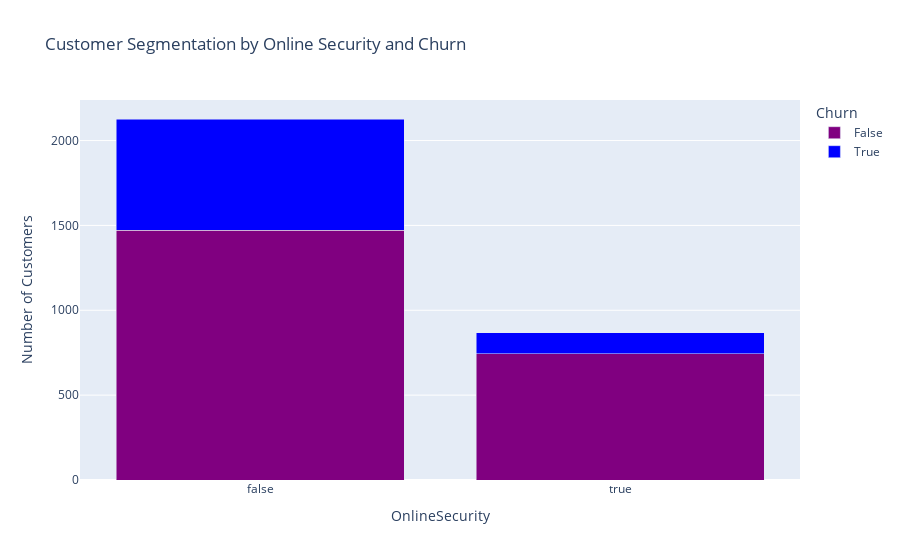

The notebook cell saved with this chart:
### Code cell
online_security_column = "OnlineSecurity"
churn_column = "Churn"

# Segment customers based on Online Security and Churn
online_security_segments = data_1.groupby([online_security_column, churn_column]).size().unstack(fill_value=0)

# Reset the index for Plotly express compatibility
online_security_segments = online_security_segments.reset_index()

# Rename the columns for better visualization
online_security_segments.columns = [online_security_column, 'False', 'True']

# Create an interactive bar chart using Plotly express
fig = px.bar(online_security_segments, x=online_security_column, y=['False', 'True'],
             title="Customer Segmentation by Online Security and Churn",
             labels={'value': 'Number of Customers', 'variable': 'Churn'},
             color_discrete_map={'False': 'purple', 'True': 'blue'},
             barmode='stack')

# Add annotations to the bars
for trace in fig.data:
    if trace.text is not None:
        for i, annotation in enumerate(trace.text):
            trace.text[i] = f'{annotation:.0f}'

# Show the plot
fig.show()

### Figure 1 — Plotly figure (JSON) as saved in the notebook; plotly's stock layout.template omitted (floating-point values rounded to 4 significant figures)
{"data": [{"alignmentgroup": "True", "hovertemplate": "Churn=False<br>OnlineSecurity=%{x}<br>Number of Customers=%{y}<extra></extra>", "legendgroup": "False", "marker": {"color": "purple", "pattern": {"shape": ""}}, "name": "False", "offsetgroup": "False", "orientation": "v", "showlegend": true, "textposition": "auto", "type": "bar", "x": [false, true], "xaxis": "x", "y": [1471, 744], "yaxis": "y"}, {"alignmentgroup": "True", "hovertemplate": "Churn=True<br>OnlineSecurity=%{x}<br>Number of Customers=%{y}<extra></extra>", "legendgroup": "True", "marker": {"color": "blue", "pattern": {"shape": ""}}, "name": "True", "offsetgroup": "True", "orientation": "v", "showlegend": true, "textposition": "auto", "type": "bar", "x": [false, true], "xaxis": "x", "y": [656, 124], "yaxis": "y"}], "layout": {"barmode": "stack", "legend": {"title": {"text": "Churn"}, "tracegroupgap": 0}, "title": {"text": "Customer Segmentation by Online Security and Churn"}, "xaxis": {"anchor": "y", "domain": [0, 1], "title": {"text": "OnlineSecurity"}}, "yaxis": {"anchor": "x", "domain": [0, 1], "title": {"text": "Number of Customers"}}}}
